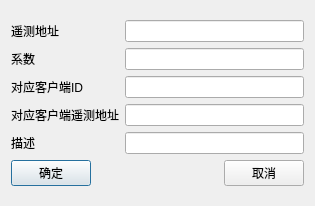
<?xml version="1.0" encoding="UTF-8"?>
<ui version="4.0">
 <class>Server_Telemetry_Form</class>
 <widget class="QDialog" name="Server_Telemetry_Form">
  <property name="geometry">
   <rect>
    <x>0</x>
    <y>0</y>
    <width>315</width>
    <height>206</height>
   </rect>
  </property>
  <property name="windowTitle">
   <string>Dialog</string>
  </property>
  <layout class="QGridLayout" name="gridLayout">
   <item row="0" column="0">
    <layout class="QVBoxLayout" name="verticalLayout_3">
     <item>
      <layout class="QHBoxLayout" name="horizontalLayout">
       <item>
        <layout class="QVBoxLayout" name="verticalLayout_2">
         <item>
          <widget class="QLabel" name="lab_addr">
           <property name="text">
            <string>遥测地址</string>
           </property>
          </widget>
         </item>
         <item>
          <widget class="QLabel" name="lab_coeff">
           <property name="text">
            <string>系数</string>
           </property>
          </widget>
         </item>
         <item>
          <widget class="QLabel" name="lab_clientID">
           <property name="text">
            <string>对应客户端ID</string>
           </property>
          </widget>
         </item>
         <item>
          <widget class="QLabel" name="lab_clientTA">
           <property name="text">
            <string>对应客户端遥测地址</string>
           </property>
          </widget>
         </item>
         <item>
          <widget class="QLabel" name="lab_describe">
           <property name="text">
            <string>描述</string>
           </property>
          </widget>
         </item>
        </layout>
       </item>
       <item>
        <layout class="QVBoxLayout" name="verticalLayout">
         <item>
          <widget class="QLineEdit" name="lineEdit_addr"/>
         </item>
         <item>
          <widget class="QLineEdit" name="lineEdit_coeff"/>
         </item>
         <item>
          <widget class="QLineEdit" name="lineEdit_clientID"/>
         </item>
         <item>
          <widget class="QLineEdit" name="lineEdit_clientTA"/>
         </item>
         <item>
          <widget class="QLineEdit" name="lineEdit_describe"/>
         </item>
        </layout>
       </item>
      </layout>
     </item>
     <item>
      <layout class="QHBoxLayout" name="horizontalLayout_2">
       <item>
        <widget class="QPushButton" name="btn_ok">
         <property name="text">
          <string>确定</string>
         </property>
        </widget>
       </item>
       <item>
        <spacer name="horizontalSpacer">
         <property name="orientation">
          <enum>Qt::Horizontal</enum>
         </property>
         <property name="sizeHint" stdset="0">
          <size>
           <width>40</width>
           <height>20</height>
          </size>
         </property>
        </spacer>
       </item>
       <item>
        <widget class="QPushButton" name="btn_cancel">
         <property name="text">
          <string>取消</string>
         </property>
        </widget>
       </item>
      </layout>
     </item>
    </layout>
   </item>
  </layout>
 </widget>
 <resources/>
 <connections/>
</ui>
